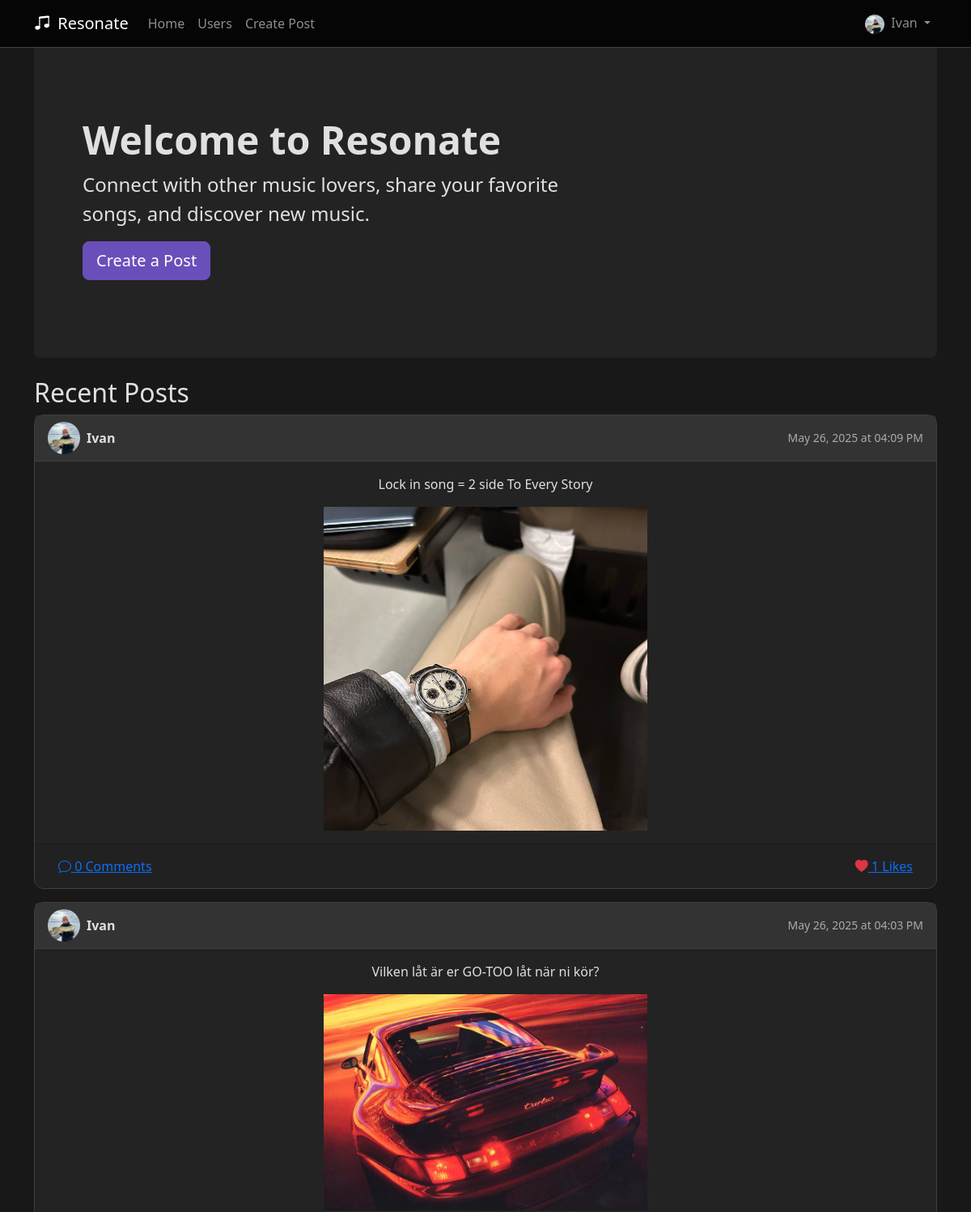
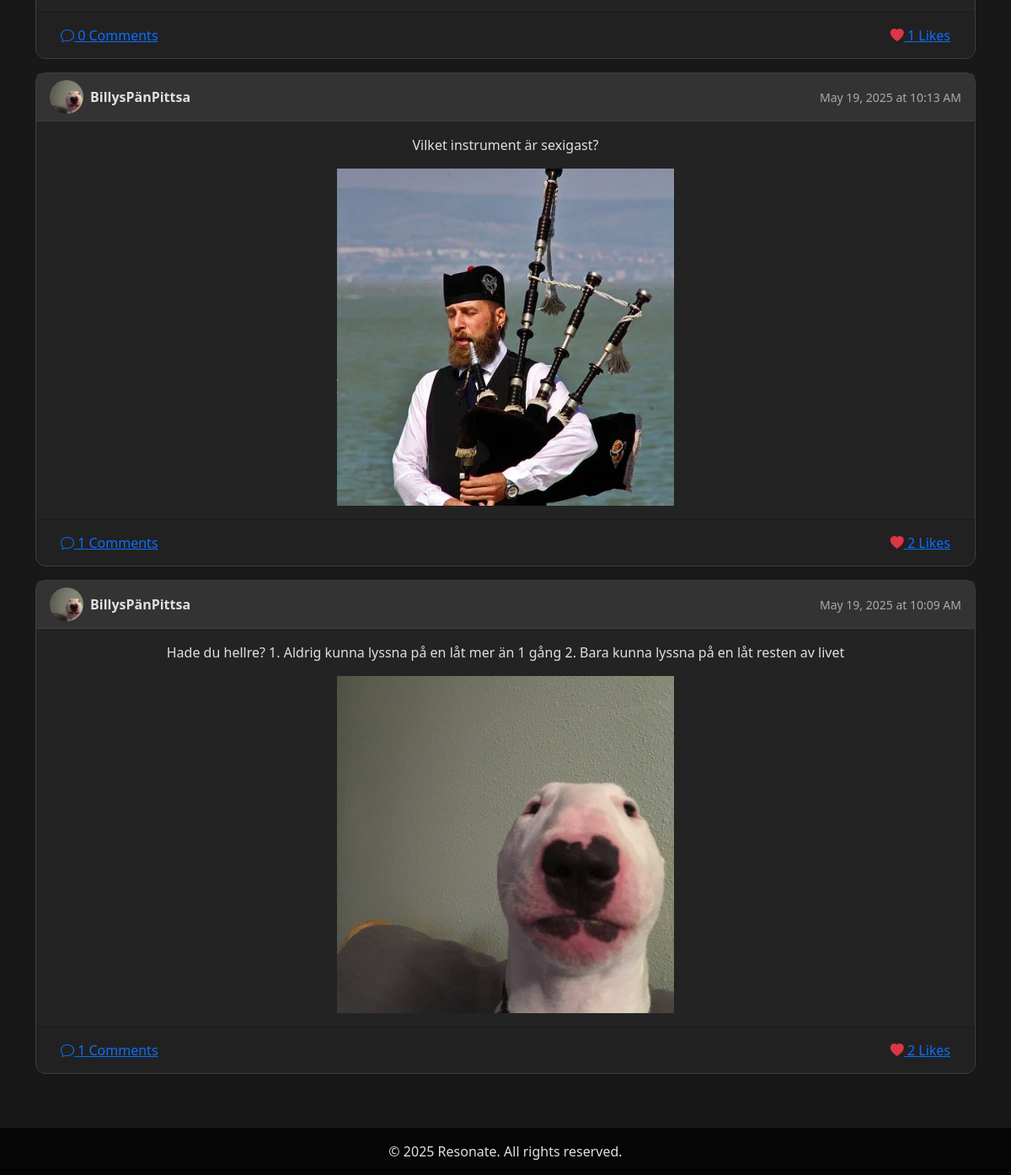
The app's page / (signed in) with its own data (2 pictures, top to bottom).
### app.py (models this page shows, shortened)
class User(UserMixin, db.Model):
    __tablename__ = 'users'
    userId = db.Column(db.String(36), primary_key=True, default=lambda: str(uuid.uuid4()))
    username = db.Column(db.String(80), nullable=False)
    email = db.Column(db.String(120), unique=True, nullable=False)
    password = db.Column(db.String(128))
    profilePicture = db.Column(db.String, nullable=True, default='default.jpg')
    favoriteGenres = db.Column(db.String, nullable=True)
    createdAt = db.Column(db.DateTime, default=datetime.utcnow)
    spotify_access_token = db.Column(db.String(255), nullable=True)
    spotify_refresh_token = db.Column(db.String(255), nullable=True)
    spotify_user_id = db.Column(db.String(255), nullable=True)
    spotify_token_expiry = db.Column(db.DateTime, nullable=True)
    bio = db.Column(db.Text, nullable=True)
    sotd_title = db.Column(db.String(200), nullable=True)
    sotd_artist = db.Column(db.String(200), nullable=True)
    song_picture = db.Column(db.String(200), nullable=True)
    favorite_songs = db.Column(db.String, nullable=True)
    followed = db.relationship(
        'User',
        secondary=followers,
        primaryjoin=(followers.c.follower_id == userId),
        secondaryjoin=(followers.c.followed_id == userId),
        backref=db.backref('followers', lazy='dynamic'),
        lazy='dynamic'
    )
    @property
    def following(self):
        return self.followed

class Post(db.Model):
    __tablename__ = 'posts'
    postId = db.Column(db.String(36), primary_key=True, default=lambda: str(uuid.uuid4()))
    userId = db.Column(db.String(36), db.ForeignKey('users.userId'), nullable=False)
    content = db.Column(db.Text, nullable=False)
    created_at = db.Column(db.DateTime, default=datetime.utcnow)
    post_picture = db.Column(db.String(200), nullable=True)
    user = db.relationship('User', backref=db.backref('posts', lazy='dynamic'))
    likes = db.relationship('Like', primaryjoin='Post.postId==Like.postId',
                            backref='post', lazy='dynamic')
    comments = db.relationship('Comment', primaryjoin='Post.postId==Comment.postId',
                               backref='post', lazy='dynamic')

### app.py (the view)
@app.route('/')
def index():
    if current_user.is_authenticated:
        followed_user_ids = [user.userId for user in current_user.following] + [current_user.userId]
        posts = Post.query.filter(Post.userId.in_(followed_user_ids)).order_by(Post.created_at.desc()).limit(10).all()
    else:
        posts = Post.query.order_by(Post.created_at.desc()).limit(10).all()
    posts_with_users = [
        {
            'post': post,
            'user': db.session.get(User, post.userId)
        } for post in posts
    ]
    return render_template('index.html', posts=posts_with_users)

### app.py (called while the page is built)
def add_methods_to_user_model(User):
    def has_liked_post(self, post):
        return Like.query.filter_by(userId=self.userId, postId=post.postId).first() is not None
    User.has_liked_post = has_liked_post
    return User

@login_manager.user_loader
def load_user(user_id):
    return db.session.get(User, user_id)

### templates/index.html (shortened to what this page needs)
{% extends "base.html" %}
{% block content %}
<div class="container">
    <div class="row">
        <div class="col-md-12">
            <div class="p-5 mb-4 bg-light rounded-3">
                <div class="container-fluid py-5">
                    <h1 class="display-5 fw-bold">Welcome to Resonate</h1>
                    <p class="col-md-8 fs-4">Connect with other music lovers, share your favorite songs, and discover new music.</p>
                    {% if not current_user.is_authenticated %}
                    <div>
                        <a href="{{ url_for('register') }}" class="btn btn-primary btn-lg me-2">Sign Up</a>
                        <a href="{{ url_for('login') }}" class="btn btn-primary btn-lg me-2">Log In</a>
                    </div>
                    {% else %}
                    <a href="{{ url_for('create_post') }}" class="btn btn-primary btn-lg">Create a Post</a>
                    {% endif %}
                </div>
            </div>
        </div>
    </div>
    {% if current_user.is_authenticated %}
    <div class="row">
        <div class="col-md-12">
            <h2>Recent Posts</h2>
            {% for item in posts %}
            <div class="card mb-3">
                <div class="card-header d-flex justify-content-between align-items-center">
                    <div class="d-flex align-items-center">
                        <img src="{{ url_for('static', filename='profile_pics/' + item.user.profilePicture) }}"
                            class="profile-pic-small rounded-circle me-2"
                            alt="{{ item.user.username }}'s profile picture">
                        <strong>{{ item.user.username }}</strong>
                    </div>
                    <small class="text-muted">{{ item.post.created_at.strftime('%B %d, %Y at %I:%M %p') }}</small>
                </div>
                <div class="card-body">
                    <p class="text-center">{{ item.post.content }}</p>
                    {% if item.post.post_picture %}
                    <div class="post-image-container">
                        <img src="{{ url_for('static', filename='post_pics/' + item.post.post_picture) }}"
                             alt="Post Image"
                             class="post-image">
                    </div>
                    {% endif %}
                </div>
                <div class="card-footer">
                    <div class="d-flex justify-content-between">
                        <a href="{{ url_for('view_post', post_id=item.post.postId) }}" class="btn btn-link">
                            <i class="bi bi-chat"></i> {{ item.post.comments.count() }} Comments
                        </a>
                        <form method="POST" action="{{ url_for('like_post', post_id=item.post.postId) }}" class="d-inline">
                            <button type="submit" class="btn btn-link">
                                {% if current_user.has_liked_post(item.post) %}
                                    <i class="bi bi-heart-fill text-danger"></i>
                                {% else %}
                                    <i class="bi bi-heart text-muted"></i>
                                {% endif %}
                                {{ item.post.likes.count() }} Likes
                            </button>
                        </form>
                    </div>
                </div>
            </div>
            {% else %}
            <div class="alert alert-info text-center">
                No posts to show. Start following users or create your first post!
            </div>
            {% endfor %}
        </div>
    </div>
    {% endif %}
</div>
{% endblock %}

### templates/base.html (shortened to what this page needs)
<!DOCTYPE html>
<html lang="en">
<head>
    <link href="https://cdn.jsdelivr.net/npm/bootstrap@5.2.3/dist/css/bootstrap.min.css" rel="stylesheet">
    <link rel="stylesheet" href="https://cdn.jsdelivr.net/npm/bootstrap-icons@1.10.3/font/bootstrap-icons.css">
</head>
<body>
    <nav class="navbar navbar-expand-lg navbar-dark bg-primary fixed-top">
        <div class="container">
            <a class="navbar-brand" href="{{ url_for('index') }}">
                <i class="bi bi-music-note-beamed me-1"></i> Resonate
            </a>
            <div class="collapse navbar-collapse" id="navbarNav">
                <ul class="navbar-nav me-auto">
                    <li class="nav-item">
                        <a class="nav-link" href="{{ url_for('index') }}">Home</a>
                    </li>
                    <li class="nav-item">
                        <a class="nav-link" href="{{ url_for('users') }}">Users</a>
                    </li>
                    {% if current_user.is_authenticated %}
                    <li class="nav-item">
                        <a class="nav-link" href="{{ url_for('create_post') }}">Create Post</a>
                    </li>
                    {% endif %}
                </ul>
                <ul class="navbar-nav ms-auto">
                    {% if current_user.is_authenticated %}
                    <li class="nav-item dropdown">
                        <a class="nav-link dropdown-toggle" href="#" role="button" data-bs-toggle="dropdown">
                            <img src="{{ url_for('static', filename='profile_pics/' + current_user.profilePicture) }}"
                                 class="rounded-circle me-1" style="width: 24px; height: 24px; object-fit: cover;">
                            {{ current_user.username }}
                        </a>
                    </li>
                    {% endif %}
                </ul>
            </div>
        </div>
    </nav>
    <main class="py-5">
        {% block content %}{% endblock %}
    </main>
    <footer class="footer text-center">
        <div class="container">
            <p class="mb-0">&copy; 2025 Resonate. All rights reserved.</p>
        </div>
    </footer>
</body>
</html>

### templates/base.html (style rules this page uses)
:root { --bg-primary: #181818; --bg-secondary: #232323; --bg-tertiary: #333333; --accent-primary: #6a4fbb; --accent-secondary: #a45dff; --accent-tertiary: #c4a8d6; --text-primary: #e0e0e0; --text-secondary: #aaaaaa; --text-muted: #888888; --border-color: #3f3f3f; --glow-effect: 0 0 8px rgba(164, 93, 255, 0.7), 0 0 16px rgba(164, 93, 255, 0.4); }
html, body { height: 100%; margin: 0; background-color: var(--bg-primary); color: var(--text-primary); }
body { display: flex; flex-direction: column; }
.profile-pic-small { width: 40px; height: 40px; object-fit: cover; border-radius: 50%; }
main { flex: 1 0 auto; padding-top: 80px; }
.navbar { background-color: #050505 !important; border-bottom: 1px solid var(--border-color); }
.card { background-color: var(--bg-secondary); border: 1px solid var(--border-color); border-radius: 12px; }
.card-header { background-color: var(--bg-tertiary); border-bottom: 1px solid var(--border-color); }
.btn-primary { background-color: var(--accent-primary); border-color: var(--accent-primary); }
.p-5.bg-light, .p-5.mb-4.bg-light { background-color: var(--bg-secondary) !important; }
h1, h2, h3, h4, h5, h6, p { color: var(--text-primary); }
a { color: var(--accent-primary); }
.text-muted { color: var(--text-secondary) !important; }
.footer { flex-shrink: 0; background-color: #050505 !important; color: var(--text-secondary); width: 100%; padding: 1rem 0; }

### templates/index.html (style rules this page uses)
.post-image-container { width: 100%; max-height: 400px; display: flex; justify-content: center; align-items: center; margin-top: 15px; background-color: var(--bg-secondary); border-radius: 0.25rem; overflow: hidden; }
.post-image { max-width: 400px; max-height: 100%; object-fit: contain; object-position: center; }

### records on screen
User: profilePicture (picture), username "Ivan", user.username "Ivan" "Ivan"
Post: post.created_at "May 26, 2025 at 04:09 PM", post.content "Lock in song = 2 side To Every Story", post_picture (picture)
Post: post.created_at "May 26, 2025 at 04:03 PM", post.content "Vilken låt är er GO-TOO låt när ni kör?", post_picture (picture)
User: profilePicture (picture), user.username "BillysPänPittsa" "BillysPänPittsa"
Post: post.created_at "May 19, 2025 at 10:13 AM", post.content "Vilket instrument är sexigast?", post_picture (picture)
Post: post.created_at "May 19, 2025 at 10:09 AM", post.content "Hade du hellre? 1. Aldrig kunna lyssna på en låt mer än 1 gång 2. Bara kunna lyssna på en låt resten av livet", post_picture (picture)

### other values on screen
{{ item.post.comments.count() }} "0" "0" "1" "1"
{{ item.post.likes.count() }} "1" "1" "2" "2"
